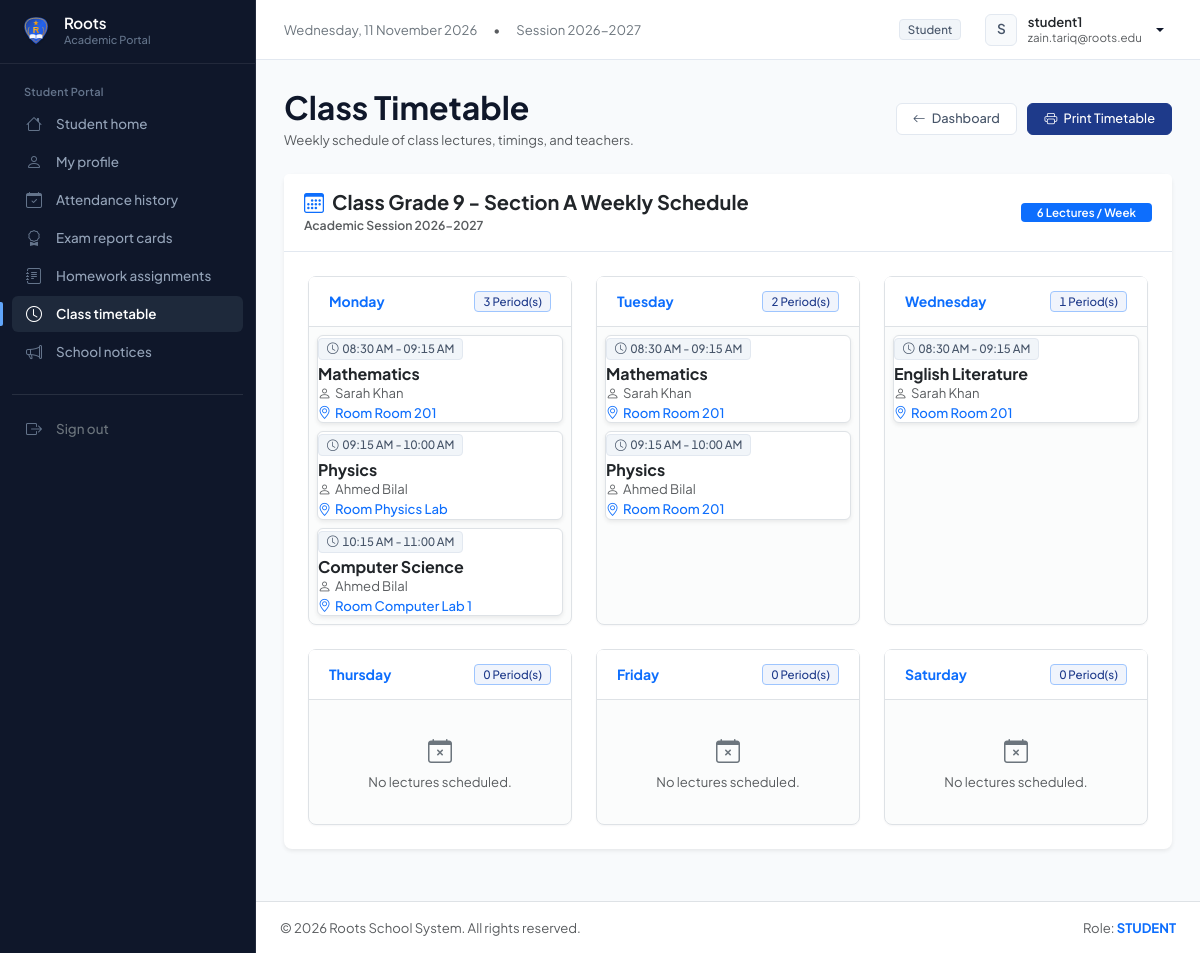
Page /student/timetable.php (signed in) on the committed database.
### tables this page shows
CREATE TABLE `students` (
    `id` INT AUTO_INCREMENT PRIMARY KEY,
    `user_id` INT NOT NULL UNIQUE,
    `admission_no` VARCHAR(30) NOT NULL UNIQUE,
    `roll_no` VARCHAR(30) NOT NULL,
    `class_id` INT NOT NULL,
    `section_id` INT NOT NULL,
    `parent_id` INT DEFAULT NULL,
    `first_name` VARCHAR(50) NOT NULL,
    `last_name` VARCHAR(50) NOT NULL,
    `gender` ENUM('Male', 'Female', 'Other') NOT NULL,
    `dob` DATE NOT NULL,
    `admission_date` DATE NOT NULL,
    `phone` VARCHAR(25) DEFAULT NULL,
    `address` TEXT DEFAULT NULL,
    `photo` VARCHAR(255) DEFAULT 'default_avatar.png',
    `status` ENUM('active', 'inactive', 'graduated') NOT NULL DEFAULT 'active',
    `created_at` TIMESTAMP DEFAULT CURRENT_TIMESTAMP,
    FOREIGN KEY (`user_id`) REFERENCES `users`(`id`) ON DELETE CASCADE,
    FOREIGN KEY (`class_id`) REFERENCES `classes`(`id`) ON DELETE RESTRICT,
    FOREIGN KEY (`section_id`) REFERENCES `sections`(`id`) ON DELETE RESTRICT,
    FOREIGN KEY (`parent_id`) REFERENCES `parents`(`id`) ON DELETE SET NULL,
    INDEX `idx_class_section` (`class_id`, `section_id`)
);

CREATE TABLE `classes` (
    `id` INT AUTO_INCREMENT PRIMARY KEY,
    `class_name` VARCHAR(50) NOT NULL,
    `numeric_level` INT NOT NULL,
    `created_at` TIMESTAMP DEFAULT CURRENT_TIMESTAMP
);

CREATE TABLE `sections` (
    `id` INT AUTO_INCREMENT PRIMARY KEY,
    `class_id` INT NOT NULL,
    `section_name` VARCHAR(10) NOT NULL,
    `room_no` VARCHAR(20) DEFAULT NULL,
    `capacity` INT DEFAULT 40,
    FOREIGN KEY (`class_id`) REFERENCES `classes`(`id`) ON DELETE CASCADE,
    UNIQUE KEY `unique_class_section` (`class_id`, `section_name`)
);

CREATE TABLE `timetables` (
    `id` INT AUTO_INCREMENT PRIMARY KEY,
    `class_id` INT NOT NULL,
    `section_id` INT NOT NULL,
    `subject_id` INT NOT NULL,
    `teacher_id` INT NOT NULL,
    `day_of_week` ENUM('Monday', 'Tuesday', 'Wednesday', 'Thursday', 'Friday', 'Saturday') NOT NULL,
    `start_time` TIME NOT NULL,
    `end_time` TIME NOT NULL,
    `room_no` VARCHAR(20) DEFAULT NULL,
    FOREIGN KEY (`class_id`) REFERENCES `classes`(`id`) ON DELETE CASCADE,
    FOREIGN KEY (`section_id`) REFERENCES `sections`(`id`) ON DELETE CASCADE,
    FOREIGN KEY (`subject_id`) REFERENCES `subjects`(`id`) ON DELETE CASCADE,
    FOREIGN KEY (`teacher_id`) REFERENCES `teachers`(`id`) ON DELETE CASCADE
);

CREATE TABLE `subjects` (
    `id` INT AUTO_INCREMENT PRIMARY KEY,
    `subject_name` VARCHAR(100) NOT NULL,
    `subject_code` VARCHAR(30) NOT NULL UNIQUE,
    `class_id` INT NOT NULL,
    `created_at` TIMESTAMP DEFAULT CURRENT_TIMESTAMP,
    FOREIGN KEY (`class_id`) REFERENCES `classes`(`id`) ON DELETE CASCADE
);

CREATE TABLE `teachers` (
    `id` INT AUTO_INCREMENT PRIMARY KEY,
    `user_id` INT NOT NULL UNIQUE,
    `employee_id` VARCHAR(30) NOT NULL UNIQUE,
    `first_name` VARCHAR(50) NOT NULL,
    `last_name` VARCHAR(50) NOT NULL,
    `gender` ENUM('Male', 'Female', 'Other') NOT NULL,
    `phone` VARCHAR(25) NOT NULL,
    `email` VARCHAR(100) NOT NULL,
    `qualification` VARCHAR(100) DEFAULT NULL,
    `joining_date` DATE NOT NULL,
    `salary` DECIMAL(10,2) DEFAULT 0.00,
    `address` TEXT DEFAULT NULL,
    `photo` VARCHAR(255) DEFAULT 'default_avatar.png',
    `created_at` TIMESTAMP DEFAULT CURRENT_TIMESTAMP,
    FOREIGN KEY (`user_id`) REFERENCES `users`(`id`) ON DELETE CASCADE
);

### student/timetable.php (the view, shortened to what this page needs)
<?php
require_once __DIR__ . '/../includes/header.php';
$pdo = getDB();
$stStmt = $pdo->prepare("
    SELECT s.*, c.class_name, sec.section_name
    FROM students s
    JOIN classes c ON s.class_id = c.id
    JOIN sections sec ON s.section_id = sec.id
    WHERE s.user_id = ?
");
$stStmt->execute([$currentUser['id']]);
$student = $stStmt->fetch();
$classId = $student ? (int)$student['class_id'] : 0;
$sectionId = $student ? (int)$student['section_id'] : 0;
$tQuery = $pdo->prepare("
    SELECT tt.*, s.subject_name, s.subject_code, tc.first_name as teacher_first, tc.last_name as teacher_last
    FROM timetables tt
    JOIN subjects s ON tt.subject_id = s.id
    JOIN teachers tc ON tt.teacher_id = tc.id
    WHERE tt.class_id = ? AND tt.section_id = ?
    ORDER BY FIELD(tt.day_of_week, 'Monday', 'Tuesday', 'Wednesday', 'Thursday', 'Friday', 'Saturday'), tt.start_time ASC
");
$tQuery->execute([$classId, $sectionId]);
$allPeriods = $tQuery->fetchAll();
$scheduleByDay = [];
foreach ($allPeriods as $p) {
    $scheduleByDay[$p['day_of_week']][] = $p;
}
$days = ['Monday', 'Tuesday', 'Wednesday', 'Thursday', 'Friday', 'Saturday'];
?>
<div class="row align-items-center mb-4 g-3 d-print-none">
    <div class="col-md-6">
        <h2 class="fw-bold mb-1">Class Timetable</h2>
        <p class="text-muted small mb-0">Weekly schedule of class lectures, timings, and teachers.</p>
    </div>
    <div class="col-md-6 text-md-end">
        <a href="<?php echo BASE_URL; ?>student/index.php" class="btn btn-outline-secondary btn-sm px-3 me-2">
            <i class="bi bi-arrow-left me-1"></i> Dashboard
        </a>
        <button type="button" class="btn btn-primary btn-sm px-3 shadow-sm" onclick="window.print()">
            <i class="bi bi-printer me-1"></i> Print Timetable
        </button>
    </div>
</div>
<div class="card border-0 shadow-sm mb-4">
    <div class="card-header bg-white py-3">
        <div class="d-flex justify-content-between align-items-center">
            <div>
                <h5 class="fw-bold mb-0 text-dark">
                    <i class="bi bi-calendar3 me-2 text-primary"></i>Class <?php echo htmlspecialchars($student['class_name'] . ' - Section ' . $student['section_name']); ?> Weekly Schedule
                </h5>
                <small class="text-muted">Academic Session <?php echo APP_YEAR; ?></small>
            </div>
            <span class="badge bg-primary px-3 py-1.5 fw-semibold"><?php echo count($allPeriods); ?> Lectures / Week</span>
        </div>
    </div>
    <div class="card-body p-3 p-md-4">
        <div class="row g-4">
            <?php foreach ($days as $day):
                $slots = $scheduleByDay[$day] ?? [];
            ?>
                <div class="col-md-6 col-xl-4">
                    <div class="card h-100 border rounded-3 bg-light bg-opacity-50">
                        <div class="card-header bg-white border-bottom py-2.5 d-flex justify-content-between align-items-center">
                            <span class="fw-bold text-primary"><?php echo $day; ?></span>
                            <span class="badge bg-primary-subtle text-primary border border-primary-subtle">
                                <?php echo count($slots); ?> Period(s)
                            </span>
                        </div>
                        <div class="card-body p-2">
                            <?php if (!empty($slots)): ?>
                                <div class="d-flex flex-column gap-2">
                                    <?php foreach ($slots as $sl): ?>
                                        <div class="p-2.5 bg-white rounded border shadow-sm">
                                            <span class="badge bg-secondary-subtle text-secondary small mb-1">
                                                <i class="bi bi-clock me-1"></i><?php echo date('h:i A', strtotime($sl['start_time'])); ?> - <?php echo date('h:i A', strtotime($sl['end_time'])); ?>
                                            </span>
                                            <h6 class="fw-bold mb-0 text-dark"><?php echo htmlspecialchars($sl['subject_name']); ?></h6>
                                            <small class="text-muted d-block mt-0.5">
                                                <i class="bi bi-person me-1"></i><?php echo htmlspecialchars($sl['teacher_first'] . ' ' . $sl['teacher_last']); ?>
                                            </small>
                                            <?php if ($sl['room_no']): ?>
                                                <small class="text-primary fw-medium d-block mt-0.5">
                                                    <i class="bi bi-geo-alt me-1"></i>Room <?php echo htmlspecialchars($sl['room_no']); ?>
                                                </small>
                                            <?php endif; ?>
                                        </div>
                                    <?php endforeach; ?>
                                </div>
                            <?php else: ?>
                                <div class="text-center py-4 text-muted small">
                                    <i class="bi bi-calendar-x d-block fs-4 text-secondary mb-1"></i>
                                    No lectures scheduled.
                                </div>
                            <?php endif; ?>
                        </div>
                    </div>
                </div>
            <?php endforeach; ?>
        </div>
    </div>
</div>
<?php require_once __DIR__ . '/../includes/footer.php'; ?>

### assets/css/dashboard.css (style rules this page uses)
:root { --accent: #1e3a8a; --accent-hover: #172554; --accent-subtle: #f0f4fc; --surface-bg: #f8fafc; --surface-card: #ffffff; --surface-card-subtle: #f8fafc; --surface-sidebar: #0f172a; --surface-sidebar-hover: #1e293b; --surface-sidebar-active: #1e293b; --border-light: #e2e8f0; --border-subtle: #edf2f7; --border-sidebar: rgba(255, 255, 255, 0.08); --text-primary: #0f172a; --text-secondary: #475569; --text-muted: #64748b; --text-sidebar: #94a3b8; --text-sidebar-bright: #f8fafc; --success: #15803d; --success-bg: #f0fdf4; --success-border: #bbf7d0; --warning: #b45309; --warning-bg: #fffbeb; --warning-border: #fde68a; --danger: #b91c1c; --danger-bg: #fef2f2; --danger-border: #fecaca; --info: #0369a1; --info-bg: #f0f9ff; --info-border: #bae6fd; --radius-sm: 6px; --radius-md: 8px; --radius-lg: 10px; --shadow-sm: 0 1px 2px 0 rgba(15, 23, 42, 0.04); --shadow-md: 0 4px 6px -1px rgba(15, 23, 42, 0.05), 0 2px 4px -2px rgba(15, 23, 42, 0.03); }
*, *::before, *::after { box-sizing: border-box; }
body { font-family: 'Plus Jakarta Sans', -apple-system, BlinkMacSystemFont, "Segoe UI", Roboto, sans-serif; background-color: var(--surface-bg); color: var(--text-primary); font-size: 0.9375rem; line-height: 1.5; -webkit-font-smoothing: antialiased; -moz-osx-font-smoothing: grayscale; min-height: 100vh; }
.tabular-nums, .stat-value, .table td, .table th, .badge { font-variant-numeric: tabular-nums; font-feature-settings: "tnum" 1; }
.card { background: var(--surface-card); border: 1px solid var(--border-light); border-radius: var(--radius-md); box-shadow: var(--shadow-sm); }
.card-header { background: var(--surface-card); border-bottom: 1px solid var(--border-light); padding: 0.85rem 1.25rem; font-size: 0.875rem; font-weight: 600; color: var(--text-primary); }
.card-body { padding: 1.25rem; }
.btn { font-size: 0.84rem; font-weight: 500; border-radius: var(--radius-sm); padding: 0.45rem 0.85rem; transition: background-color 0.15s ease, border-color 0.15s ease, color 0.15s ease; box-shadow: none !important; }
.btn-primary { background-color: var(--accent); border-color: var(--accent); color: #ffffff; }
.btn-outline-secondary { color: var(--text-secondary); border-color: var(--border-light); background: #ffffff; }
.btn-sm { padding: 0.35rem 0.65rem; font-size: 0.8rem; }
.badge { font-weight: 500; font-size: 0.72rem; padding: 0.25rem 0.5rem; border-radius: 4px; letter-spacing: 0; }
.badge.bg-primary-subtle { background-color: var(--accent-subtle) !important; color: var(--accent) !important; border: 1px solid #dbeafe; }
.badge.bg-secondary-subtle { background-color: #f1f5f9 !important; color: #475569 !important; border: 1px solid var(--border-light); }

### rows in the picture
students: class.section_name "Grade 9 - Section A"
timetables: start_time "08:30 AM", end_time "09:15 AM", subject.subject_name "Mathematics", teacher.last_name "Sarah Khan", room_no "Room 201"
timetables: start_time "09:15 AM", end_time "10:00 AM", subject.subject_name "Physics", teacher.last_name "Ahmed Bilal", room_no "Physics Lab"
timetables: start_time "10:15 AM", end_time "11:00 AM", subject.subject_name "Computer Science", teacher.last_name "Ahmed Bilal", room_no "Computer Lab 1"
timetables: start_time "08:30 AM", end_time "09:15 AM", subject.subject_name "Mathematics", teacher.last_name "Sarah Khan", room_no "Room 201"
timetables: start_time "09:15 AM", end_time "10:00 AM", subject.subject_name "Physics", teacher.last_name "Ahmed Bilal", room_no "Room 201"
timetables: start_time "08:30 AM", end_time "09:15 AM", subject.subject_name "English Literature", teacher.last_name "Sarah Khan", room_no "Room 201"

### other values in the picture
APP_SHORT_NAME "Roots"
APP_YEAR "2026-2027"
$currentUser['role'] "Student"
substr($currentUser['name'] ?? $currentUser['username'], 0, 1) "S"
$currentUser['name'] "student1"
$currentUser['email'] "zain.tariq@roots.edu"
count($allPeriods) "6"
$day "Monday"
count($slots) "3"
$day "Tuesday"
count($slots) "2"
$day "Wednesday"
count($slots) "1"
$day "Thursday"
count($slots) "0"
